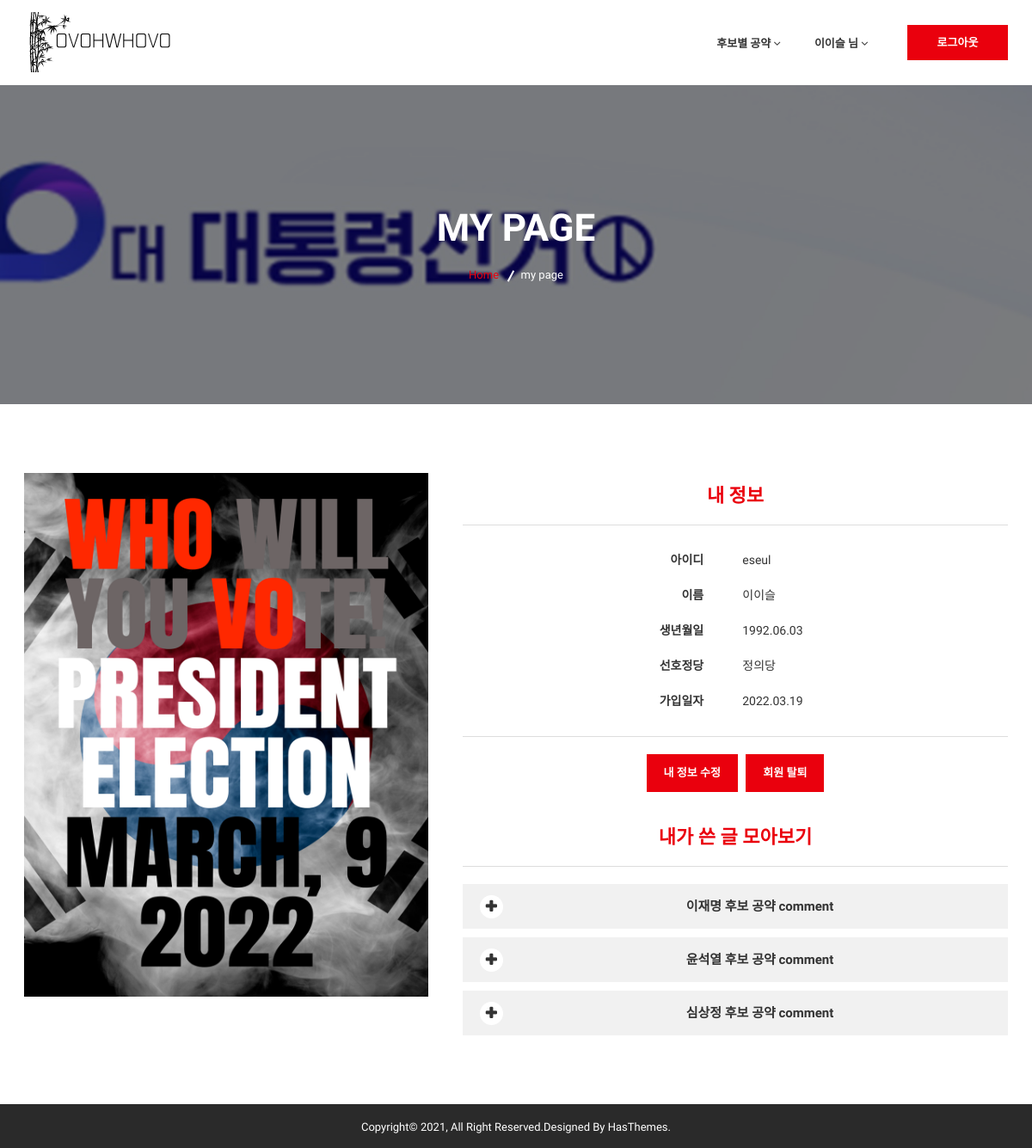
Before: /user/change/ (signed in) with the older database file.
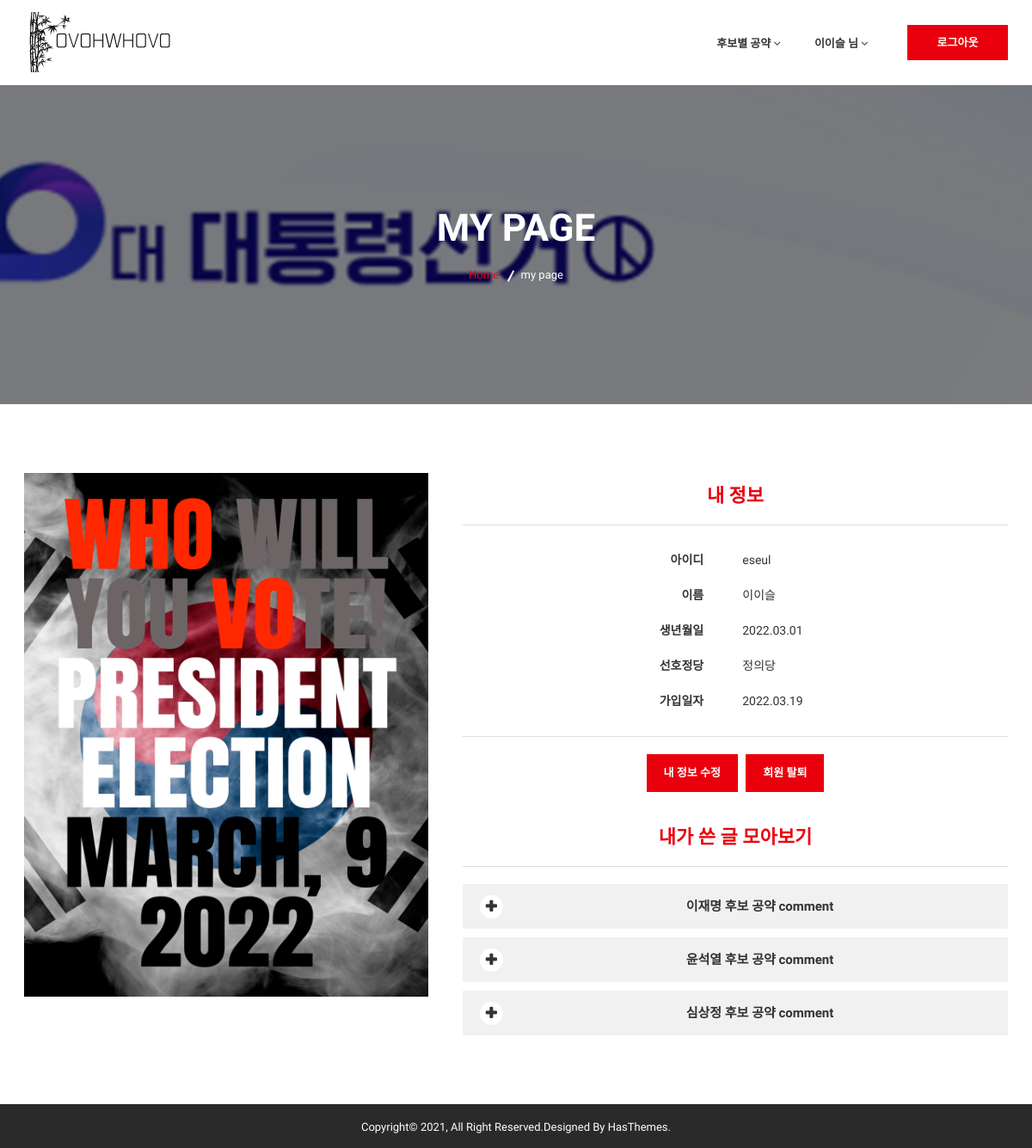
After: the same page with the newer database file.
### userApp/models.py (models this page shows)
class WebMember(models.Model):
    member_id = models.TextField(max_length=100, primary_key=True)
    member_pwd = models.TextField(max_length=100, blank=False, null=False)
    member_name = models.TextField(max_length=100, blank=False, null=False)
    member_poli = models.TextField(max_length=100, blank=False, null=False)
    member_age = models.DateField()
    member_regdate = models.DateTimeField(auto_now=True)

### userApp/views.py (the view)
# urls.py: path('change/', views.mypage, name='change'),
def mypage(request) :
    print(">>>> mypage")
    if request.session.get('member_name') :
        id = request.session.get('member_id')
        print('>>> our member', id)
        user = WebMember.objects.get(member_id=id)
        cand1posts = Post.objects.filter(writer_id=id, candidate_num=1).order_by('detail_num')
        cand2posts = Post.objects.filter(writer_id=id, candidate_num=2).order_by('detail_num')
        cand3posts = Post.objects.filter(writer_id=id, candidate_num=3).order_by('detail_num')
        print('>>>> type check', type(user.member_age), user.member_age)
        context = {
            'session_member_name': request.session.get('member_name'),
            'session_member_id': request.session.get('member_id'),
            'user' : user,
            'cand1posts' : cand1posts,
            'cand2posts' : cand2posts,
            'cand3posts' : cand3posts,
        }
        return render(request, 'user/mypage.html', context)

### userApp/templates/user/mypage.html (shortened to what the changed rows need)
{% load static %}
<!doctype html>
<html class="no-js" lang="en">
    <head>
        <link rel="stylesheet" href="{% static 'css/bootstrap.min.css' %}">
        <link rel="stylesheet" href="{% static 'css/font-awesome.min.css' %}">
        <link rel="stylesheet" href="{% static 'css/meanmenu.min.css' %}">
        <link rel="stylesheet" href="{% static 'css/owl.carousel.min.css' %}">
		<link rel="stylesheet" href="{% static 'lib/css/nivo-slider.css' %}" type="text/css" />
		<link rel="stylesheet" href="{% static 'lib/css/preview.css' %}" type="text/css" media="screen" />
        <link rel="stylesheet" href="{% static 'css/chosen.min.css' %}">
        <link rel="stylesheet" href="{% static 'css/animate.css' %}">
        <link rel="stylesheet" href="{% static 'css/magnific-popup.css' %}">
        <link rel="stylesheet" href="{% static 'css/normalize.css' %}">
        <link rel="stylesheet" href="{% static 'css/main.css' %}">
        <link rel="stylesheet" href="{% static 'style.css' %}">
        <link rel="stylesheet" href="{% static 'css/responsive.css' %}">
    </head>
    <body>
        <div class="wrapper">
            <section class="breadcrumbs-area ptb-140 about-bg">
                <div class="container">
                    <div class="row">
                        <div class="col-lg-12 text-center">
                            <div class="breadcrumbs">
                                <h2 class="page-title">MY PAGE</h2>
                            </div>
                        </div>
                    </div>
                </div>
            </section>
            <section class="team-details-area ptb-80">
                <div class="container">
                    <div class="row">
                        <div class="col-lg-12">
                            <div class="tab-content2 tab-content">
                                <div role="tabpanel" class="tab-pane active" id="one">
                                    <div class="team-details-all fix">
                                        <div class="team-details-top">
                                            <div class="team-details-text" align="center">
                                                    <table>
                                                        <tbody>
                                                            <tr>
                                                                <th scope="row"><b>아이디</b></th>
                                                            </tr>
                                                            <tr>
                                                                <th scope="row"><b>이름</b></th>
                                                            </tr>
                                                            <tr>
                                                                <th scope="row"><b>생년월일</b></th>
                                                                <td>{{user.member_age|date:'Y.m.d'}}</td>
                                                            </tr>
                                                            <tr>
                                                                <th scope="row"><b>선호정당</b></th>
                                                                <td>{{user.member_poli}}</td>
                                                            </tr>
                                                            <tr>
                                                                <th scope="row" style="padding-bottom: 30px;"><b>가입일자</b></th>
                                                                <td style="padding-bottom: 30px;">{{user.member_regdate|date:'Y.m.d'}}</td>
                                                            </tr>
                                                        </tbody>
                                                    </table>
                                            </div>
                                        </div>
                                    </div>
                                </div>
                            </div>
                        </div>
                    </div>
                </div>
            </section>
        </div>
    </body>
</html>

Changed rows visible on the page:
changed WebMember "정의당": member_age "1992.06.03" → "2022.03.01"
